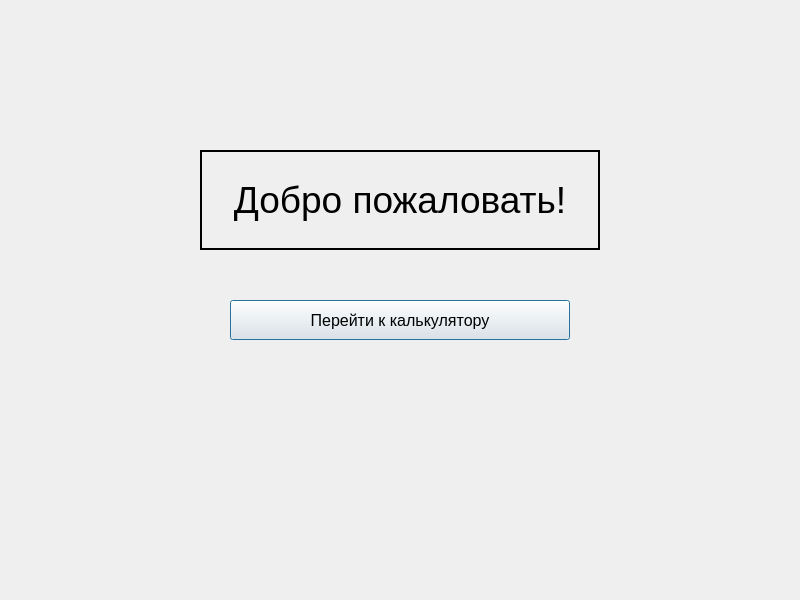
<?xml version="1.0" encoding="UTF-8"?>
<ui version="4.0">
 <class>homewindow</class>
 <widget class="QDialog" name="homewindow">
  <property name="geometry">
   <rect>
    <x>0</x>
    <y>0</y>
    <width>800</width>
    <height>600</height>
   </rect>
  </property>
  <property name="windowTitle">
   <string>Dialog</string>
  </property>
  <property name="styleSheet">
   <string notr="true">background-image: url(:/new/prefix1/resourses/background.jpg);</string>
  </property>
  <widget class="QPushButton" name="pushButton">
   <property name="geometry">
    <rect>
     <x>230</x>
     <y>300</y>
     <width>340</width>
     <height>40</height>
    </rect>
   </property>
   <property name="font">
    <font>
     <pointsize>12</pointsize>
    </font>
   </property>
   <property name="text">
    <string>Перейти к калькулятору</string>
   </property>
  </widget>
  <widget class="QLabel" name="label">
   <property name="geometry">
    <rect>
     <x>200</x>
     <y>150</y>
     <width>400</width>
     <height>100</height>
    </rect>
   </property>
   <property name="font">
    <font>
     <pointsize>28</pointsize>
    </font>
   </property>
   <property name="frameShape">
    <enum>QFrame::WinPanel</enum>
   </property>
   <property name="text">
    <string>Добро пожаловать!</string>
   </property>
   <property name="alignment">
    <set>Qt::AlignCenter</set>
   </property>
  </widget>
 </widget>
 <resources/>
 <connections/>
</ui>
